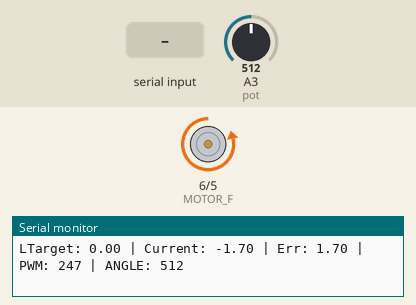
Bench run of a sketch on a simulated Arduino Uno, built with avr-gcc and run on an emulated ATmega328P. Shown: motor-driver pin pairs drawn as motors (green arrow = first pin HIGH = forward, orange = second pin HIGH = backward, longer = more drive), the last lines printed to the serial monitor. The test bench sets the inputs (shaded band); at power-on: A3 (pot) = 512.

Above: at 1.2 s.
1.3 s: A3 (pot) set to 601
At 2.3 s:
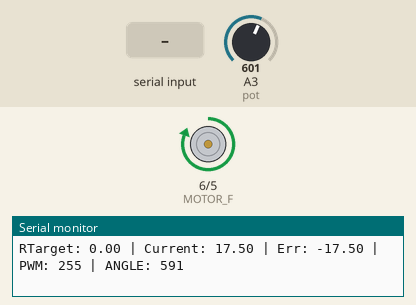
2.8 s: "90,45\n" received over Serial
5.8 s: "30,150\n" received over Serial
8.8 s: A3 (pot) set to 542
11.8 s: A3 (pot) set to 526
At 12.8 s:
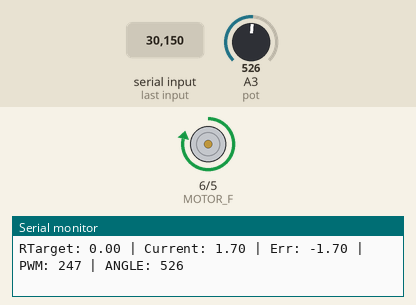
Timing chart, 0 to 14.3 s (numbered marks = the images above; inputs shaded):
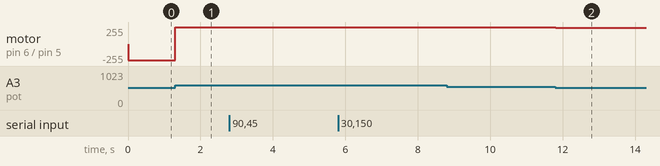

The sketch:

WorkingS_PID_Final.ino
```cpp
//Latest code as of 16/06/2026 (Passed all tests so this is the main code)
// The CODE WORKS despite the alligations that it does not, tested it again using a diffrent pot
// The issue? the wires to the pot are not secured, values get stuck to a fixed value (0 in this case)


int pot = A3; // Analog read
int MOTOR_B = 5; // DC Motor that contorls the steering module
int MOTOR_F = 6;

// Resrouces: https://forum.arduino.cc/t/dc-motor-pid-control-with-arduino-motor-shield-and-encoder/217946/3 & https://forum.arduino.cc/t/how-do-i-control-the-position-of-my-dc-motor-by-using-a-pot/251307/20
// Main issue(s): so when you match the current and present angle Motor stops thats good, but it seems like there is an issue with the pot readings going haywire and
// Ok to test there seems to be an issue with the timing variable, the == 0 caused a perma reset so it never updated
// Ideally ==  start @ 0, feed angle through serial mon, use the pot to read the current angle and head towards the goal, stop once you reach the goal
// Pot + Motor controller + DC motor + Voltage generator (12V) + Arduino == Should work
// Youtube vids and arduino forms are worth looking at, They have hidden gems that you can adapt to work like below:

//Update: it worked!!, for future refrence always check if the electronics are kaput, that will save you time, and sanity and and and and and and ....


void setup() {

 Serial.begin(115200);
 Serial.setTimeout(1000);
 pinMode(pot, INPUT);
 pinMode(MOTOR_F,OUTPUT);
 pinMode(MOTOR_B, OUTPUT);


 analogWrite(MOTOR_F, 0); // the DC motor pins start@ zero
 analogWrite(MOTOR_B, 0);


}

float angle_target = 0.0;; // Ideally start @Zero
float angle_current = 0.0; // Float works for now, round off happens down in line 56
float angle_current_raw = 0.0;
float error = 0;
bool emergencyStop = false; // For sudden stop when needed


float pot_min = 447;
float pot_max = 591; // so these here are the angle values (roughly), for max L, C, max R
float center = 520;

float kp = 10;
float angle_max = 17.5;

unsigned long lastTime = 0;
unsigned long sample = 10;   // smol boy when running (10–20 ms) and big when debug

void loop() {
  unsigned long currentTime = millis();

  if(Serial.available() > 0)
  {
    float angle_input = Serial.parseFloat(); // Read the current pot
    angle_target = constrain(angle_input, -angle_max, angle_max); // HARD LIMIT to avoied accidents
  }

  // Sample every T seconds for any update
  if(currentTime - lastTime >= sample)
  {
    lastTime = currentTime; // update
    int pot_ang = analogRead(pot); // I hate this (hear me out float == decimal == round it off == better? idk its convoluted but it works)
    pot_ang = constrain(pot_ang, pot_min, pot_max); // map the range again just to stay safe
    //angle_current = map(pot_ang, 0 , 1023, -angle_max, angle_max); // TL;DR match the limits to the pot
    angle_current = (float)(pot_ang - pot_min) * (angle_max - (-angle_max)) / (pot_max - pot_min) + (-angle_max); // you convert the pot reading in deg and then


    //angle_current = round(angle_current_raw * 10) / 10;
    error = angle_target - angle_current; // the diffrence is how we compute the PID
    // Now we should scale the PWM in a range with the pot:
    int pwm = abs(error * kp * (255.0 / angle_max));
    pwm = constrain(pwm, 0, 255); // Possible issue with the limit of pwm, wraps value like a clock


    float range = 0.4;
    if (error >= range) //if error is greater than 1
    {
      analogWrite(MOTOR_F, 0);
      analogWrite(MOTOR_B, pwm);  // Go left (or right can't rememeber)
      Serial.print("L");

    }
   else if (error <= -range) //if error is greater than -1 but not greatrer than 1
    {
      analogWrite(MOTOR_F, pwm);
      analogWrite(MOTOR_B, 0);  // Go right (or left can't rememeber)
      Serial.print("R");
    }
   else if (error = 's') //This won't work, will need to chnage the
    {
     analogWrite(MOTOR_F, 0);
     analogWrite(MOTOR_B, 0);  // think of it as an E-break
     Serial.print("E stop");
    }
   else //the steering angle should always center itself back to 0 unless input chnages
   {
     analogWrite(MOTOR_F, 0);
     analogWrite(MOTOR_B, 0);  // STOOOOOOOP, if not vittu
     Serial.print("Your move blud");
   }

   // Print and hope this thing works
    Serial.print("Target: "); Serial.print(angle_target);
    Serial.print(" | Current: "); Serial.print(angle_current);
    Serial.print(" | Err: "); Serial.print(error);
    Serial.print(" | PWM: "); Serial.print(pwm);
    Serial.print(" | ANGLE: "); Serial.println(pot_ang);
  }
}
```

Measured:
- after the input at 1.3 s, motor on pin 6 (MOTOR_F) / pin 5 (MOTOR_B): backward 247/255 → forward 255/255 at once
- after the input at 11.8 s, motor on pin 6 (MOTOR_F) / pin 5 (MOTOR_B): forward 255/255 → forward 247/255 at once
